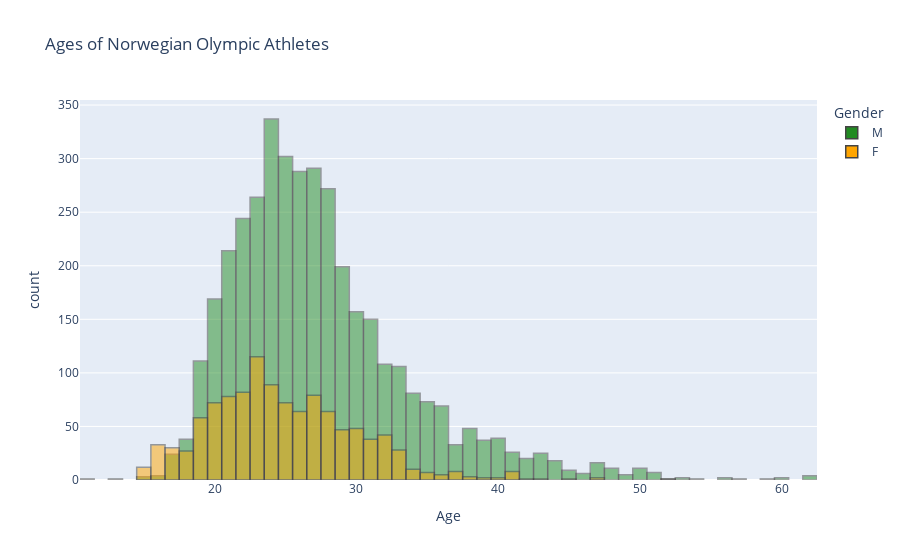

Notebook source saved alongside this figure:
### Markdown cell above
## Gender distribution  

### Perhaps  
* age  
* medals  
* px subplot pie chart of women w/ medals vs women participating, same for men  
* sns barplot (countplot?) of women particiapting through the years
* best sports

### Code cell
def norwegian_gender_age_distribution(df=nor):

    df_age = df.copy()
    df_age = df_age.drop_duplicates(subset=["Games", "Hash"])       # seems to show the same plot despite dropping thousands of duplicates, why?
    # df_age.info()                                                 # TODO: shows 3174 entries but online I find 2108 olympic athletes from Norway

    fig = px.histogram(df, x="Age", color="Sex", 
                       barmode="overlay", 
                       title="Ages of Norwegian Olympic Athletes", 
                       labels={"count": "Amount", "Sex": "Gender"},
                       color_discrete_sequence=["forestgreen", "orange"])
    fig.update_traces(marker_line_width=1.5)
    
    fig.show()
    # return fig


norwegian_gender_age_distribution()

### Figure 1 — Plotly figure (JSON) as saved in the notebook; plotly's stock layout.template omitted (floating-point values rounded to 4 significant figures; data arrays with more than 128 entries replaced by an {"elided": "..."} marker saying what was removed)
{"data": [{"alignmentgroup": "True", "bingroup": "x", "hovertemplate": "Gender=M<br>Age=%{x}<br>count=%{y}<extra></extra>", "legendgroup": "M", "marker": {"color": "forestgreen", "line": {"width": 1.5}, "opacity": 0.5, "pattern": {"shape": ""}}, "name": "M", "offsetgroup": "M", "orientation": "v", "showlegend": true, "type": "histogram", "x": {"elided": "3830 int values"}, "xaxis": "x", "yaxis": "y"}, {"alignmentgroup": "True", "bingroup": "x", "hovertemplate": "Gender=F<br>Age=%{x}<br>count=%{y}<extra></extra>", "legendgroup": "F", "marker": {"color": "orange", "line": {"width": 1.5}, "opacity": 0.5, "pattern": {"shape": ""}}, "name": "F", "offsetgroup": "F", "orientation": "v", "showlegend": true, "type": "histogram", "x": {"elided": "1130 int values"}, "xaxis": "x", "yaxis": "y"}], "layout": {"barmode": "overlay", "legend": {"title": {"text": "Gender"}, "tracegroupgap": 0}, "title": {"text": "Ages of Norwegian Olympic Athletes"}, "xaxis": {"anchor": "y", "domain": [0, 1], "title": {"text": "Age"}}, "yaxis": {"anchor": "x", "domain": [0, 1], "title": {"text": "count"}}}}
